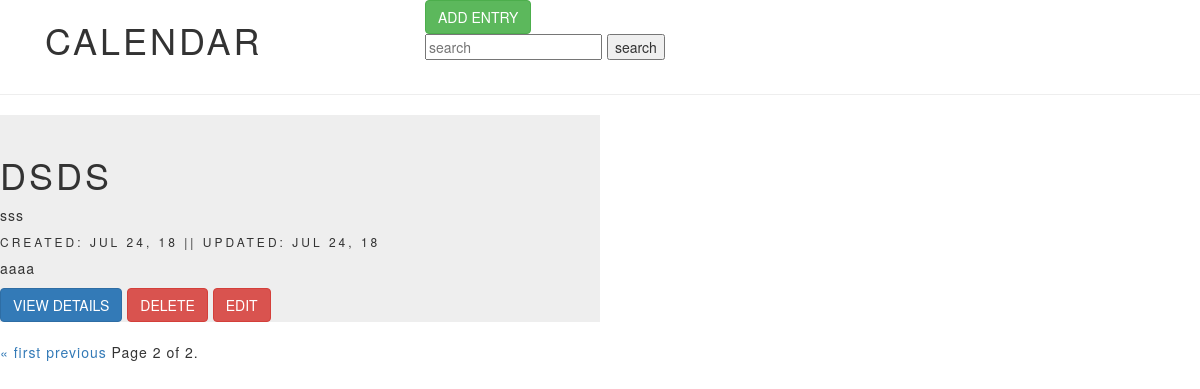
Screenshot of /?page=2 with the database file from the repository.
### orgs/models.py (models this page shows)
class Entry(models.Model):
	name = models.CharField(max_length=200)
	type = models.CharField(max_length= 200)
	date = models.DateTimeField(auto_now= False, auto_now_add=True)
	updated = models.DateTimeField(auto_now= True, auto_now_add= False)
	description = models.TextField()

### orgs/views.py (the view)
# urls.py: path('', views.today, name="today"),
def today(request):
    entries = Entry.objects.all()
    query= request.GET.get('q')
    if query:
        entries = entries.filter(type__icontains=query)
        print(entries)
        print(len(entries))
    paginator = Paginator(entries, 5)
    page = request.GET.get('page')
    try:
        entries_set = paginator.page(page)
    except PageNotAnInteger:
        entries_set = paginator.page(1)
    except EmptyPage:
        entries_set = paginator.page(  paginator.num_pages)
    return render(request, "index.html", {'entries': entries_set})

### orgs/templates/index.html (shortened to what this page needs)
{% extends "base.html" %}
{% block content %}
<div class="row">
    <div class= "col-lg-4">
      <h1>calendar</h1>
    </div>
    <div class= "col-lg-8">
      <button onclick="window.location='{% url 'add' %}'"type="button" class="btn btn-success">Add Entry</button>
     <form method="GET" action=''    >
      <input type="text" name="q" placeholder="search" value="{{ request.get.q }}">
      <input type="submit" value= "search"/>
    </form>
</div>
    </div>
  </div>
	<hr/>
<div class="row">
	{% for entry in entries %}
	{% include "_calendar_entry.html" %}
	{% endfor %}
</div>
<div class="pagination">
    <span class="step-links">
        {% if entries.has_previous %}
            <a href="?page=1">&laquo; first</a>
            <a href="?page={{ entries.previous_page_number }}">previous</a>
        {% endif %}
        <span class="current">
            Page {{ entries.number }} of {{ entries.paginator.num_pages }}.
        </span>
    </span>
</div>
{% endblock %}

### orgs/templates/_calendar_entry.html
<div class="calendar-entry col-lg-6">
<br/s>
<h1> {{entry.name}}</h1>
<p> {{entry.type}}</p>
<h6> created: {{entry.date | date:"M d, y" }} || updated: {{entry.updated | date:"M d, y" }} </h6>
<p>{{entry.description | truncatechars:150 }}</p>
<button onclick="window.location='{% url 'details' pk=entry.id %}'" class="btn btn-primary"> View Details </button>
<button data-id="{{ entry.id }}" onclick="deleteCalendarEntry(this)" class='btn btn-danger'> Delete </button>
<button onclick="window.location='{% url 'update' pk=entry.id %}'" class='btn btn-danger'> Edit </button>
</div>

### orgs/static/css/base.css (style rules this page uses)
.calendar-entry { background-color: #eee; }

### rows the page displays
Entry: name "DSDS", type "sss", date "JUL 24, 18", updated "JUL 24, 18", description "aaaa"

### other values shown
{{ entries.number }} "2"
{{ entries.paginator.num_pages }} "2"
